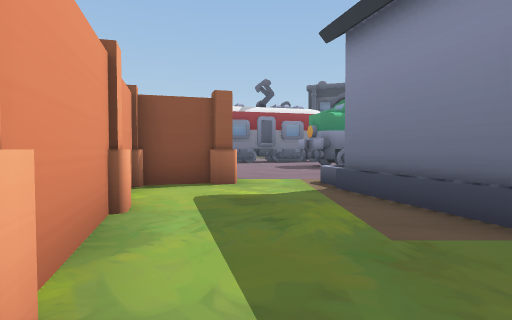
View 1 (above)

24 first-person views from a walk through a Unity game level. The camera is 1.4 m above the floor, tilts 2° down and sees 80° across. The floor is counted in squares, 2 m on a side. Each view is taken from the middle of a square. On the plan, view 1 faces up. The plan holds only what a view shows up to about 10 squares ahead; the rest is blank. The place goes on beyond the plan. Some animated figures are not drawn. Some surface patterns are stand-ins.

View 2
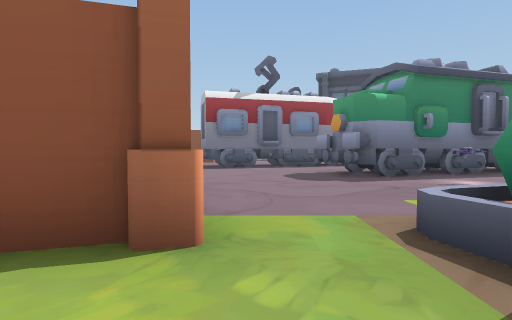

View 3
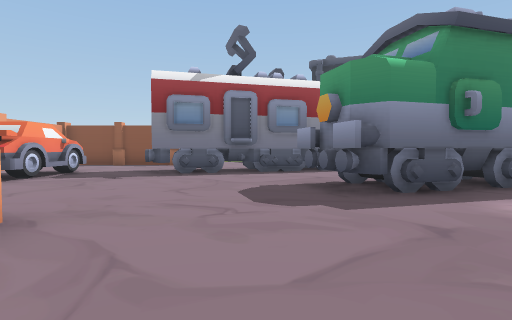

View 4
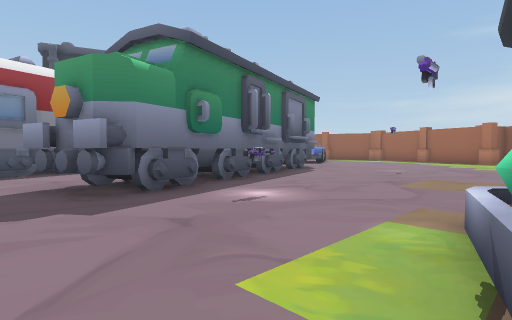

View 5
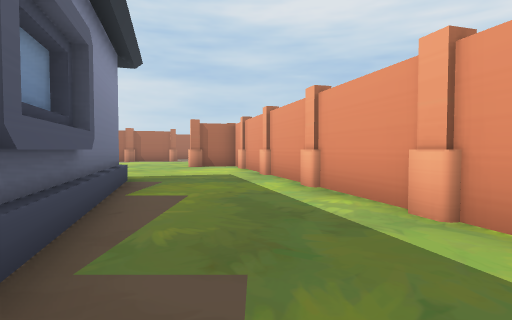

View 6
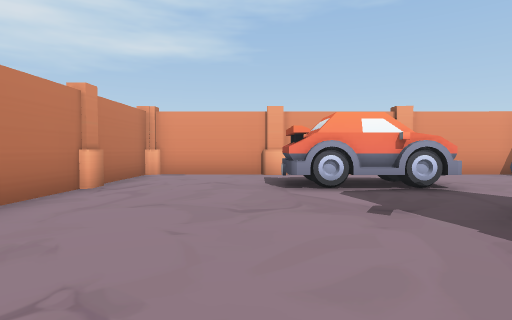

View 7
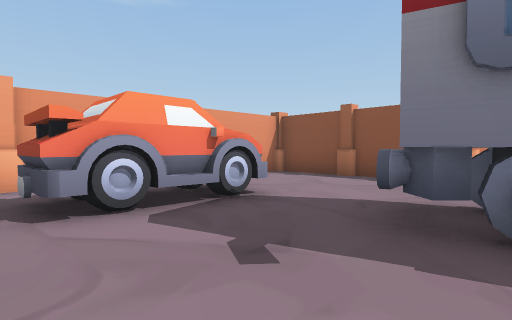

View 8
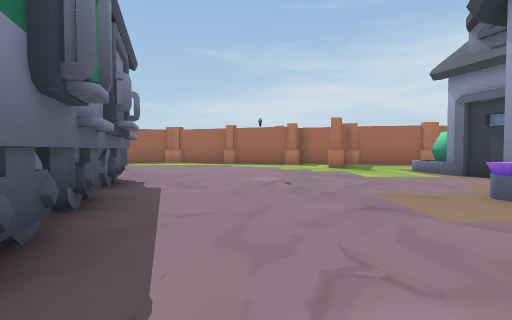

View 9
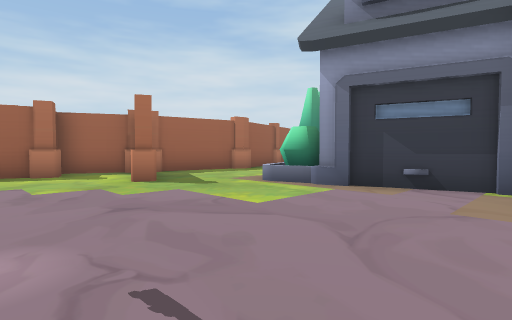

View 10
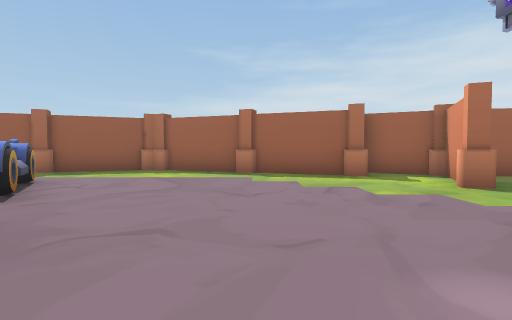

View 11
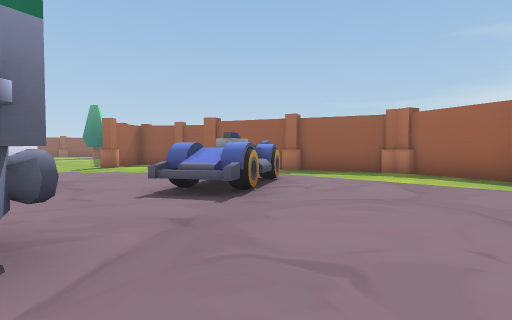

View 12
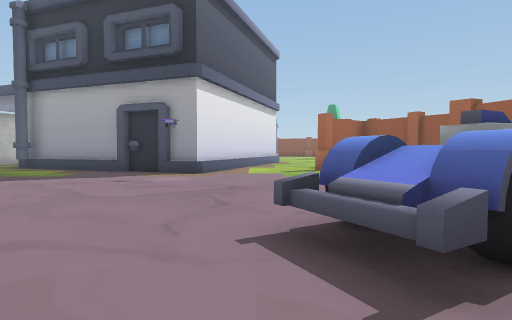

View 13
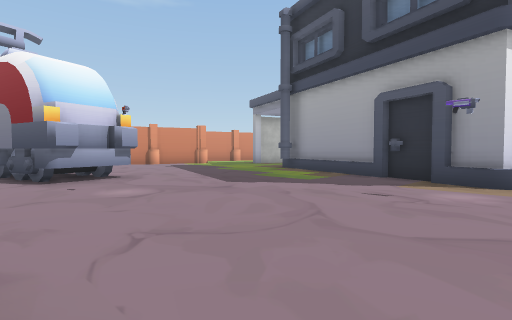

View 14
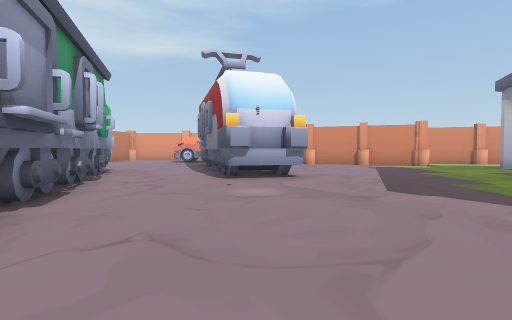

View 15
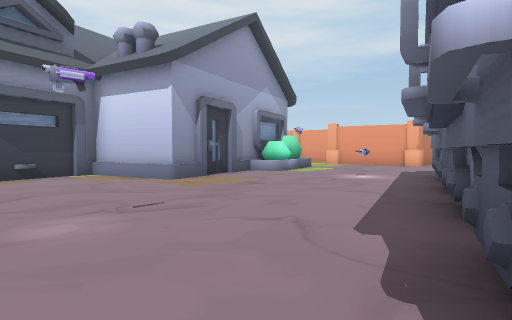

View 16
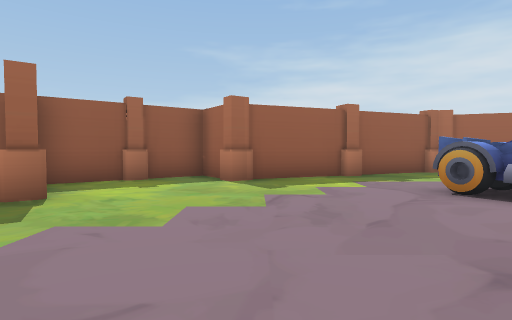

View 17
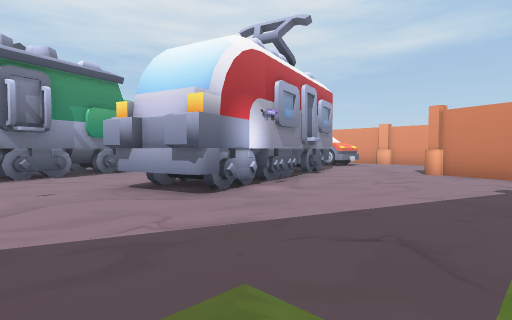

View 18
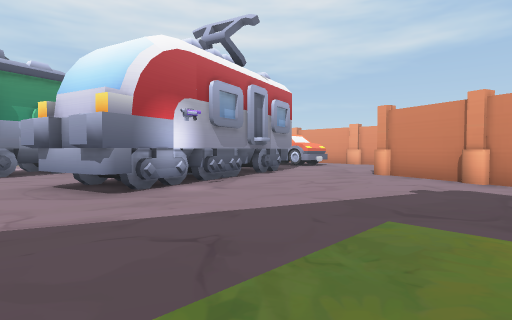

View 19
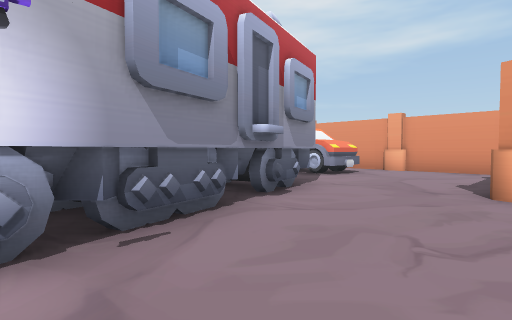

View 20
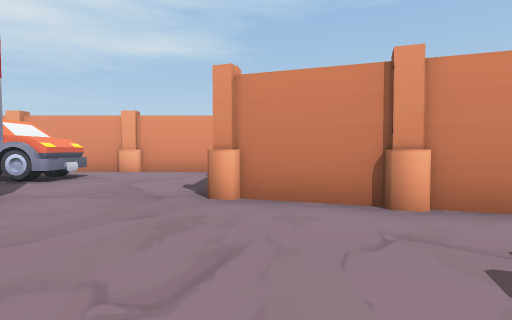

View 21
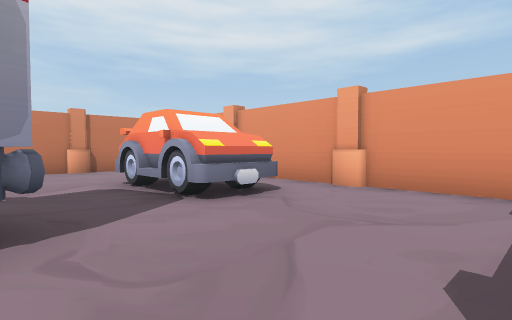

View 22
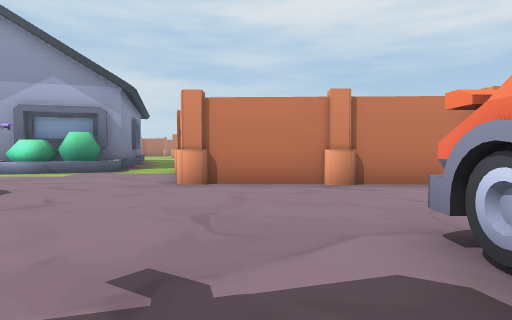

View 23
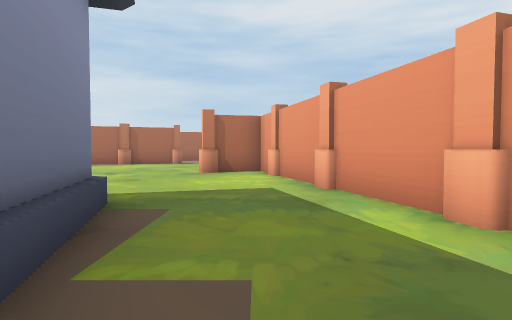

View 24
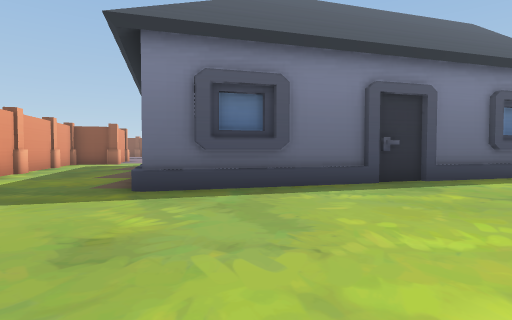

### Floor plan
Key: @ floor where view 1 was taken; # wall or solid block; . floor; O other object.
Columns run from 8 left of view 1 to 21 right of it. Each row starts with its distance up from view 1.
 24        # ......OOO# O..O..O
 23       O...........#O.......#OO
 22       #...................O#O
 21 O#OO#OO...................O.O
 20 #..........................#
 19 #..........##..............#O
 18 #......#######..........O..OO
 17 #.....#######.........OOO...#
 16 #.OO..####........  .OOO....OO
 15 #.OO...........#####........OO
 14 #.OO........########........#
 13 #.........#######...........#
 12 #..........###.............OO
 11 #..........................#
 10 O##O##O.....OO.............OO
  9       O...................O#O
  8         ................O..#OO
  7        O..OOOO#OO....... O#O
  6      OOO..OOOO   O...OO...O
  5       #...O      OOO OO...#
  4       O...O          O    O
  3       O...O          O
  2        O...#          O
  1        O...#          O
  0        #@..O        OO
 -1        O....O    ##O.
 -2         O...OOOOO...
 -3         #...OO.....
 -4         O..........
 -5         OO........
 -6          #.......
 -7          #......
 -8          O.OO...
 -9          O#O....

Where each view was taken, in squares from view 1:
view 1: 0 up, 0 right, facing up
view 2: 4 up, 0 right, facing up
view 3: 7 up, 1 right, facing up
view 4: 7 up, 1 right, facing up-right
view 5: 4 up, 1 right, facing down
view 6: 13 up, 1 right, facing left
view 7: 13 up, 1 left, facing up-left
view 8: 11 up, 4 right, facing right
view 9: 11 up, 9 right, facing down-right
view 10: 12 up, 10 right, facing right
view 11: 12 up, 11 right, facing up-right
view 12: 14 up, 13 right, facing up
view 13: 16 up, 12 right, facing up-left
view 14: 18 up, 12 right, facing left
view 15: 14 up, 12 right, facing down-left
view 16: 21 up, 11 right, facing right
view 17: 23 up, 7 right, facing down-left
view 18: 24 up, 6 right, facing down-left
view 19: 21 up, 3 right, facing down-left
view 20: 21 up, 2 right, facing left
view 21: 20 up, 2 left, facing down-left
view 22: 16 up, 3 left, facing down
view 23: 1 up, 2 right, facing down
view 24: 8 down, 6 right, facing up
